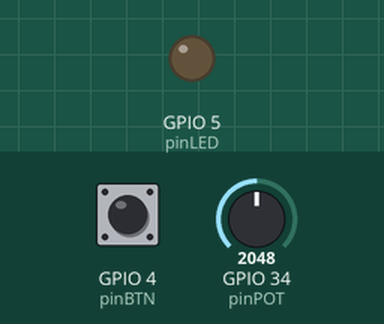
Recording of a sketch running on a simulated ESP32. Shown: output pins drawn as LEDs (lit = HIGH). Dashed ring = blinking. Inputs (shaded band) come from the test bench; at power-on: GPIO 4 (pinBTN) HIGH, GPIO 34 (pinPOT) = 2048.

Above: at 1.2 s.
1.3 s: GPIO 4 (pinBTN) pulled LOW for 0.15 s
At 2.2 s:
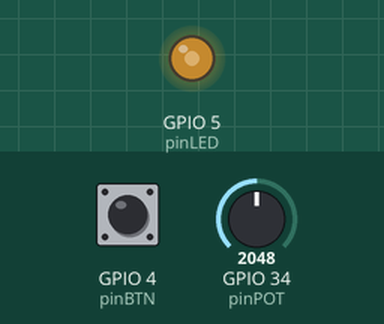
2.9 s: GPIO 34 (pinPOT) set to 2866
At 3.3 s:
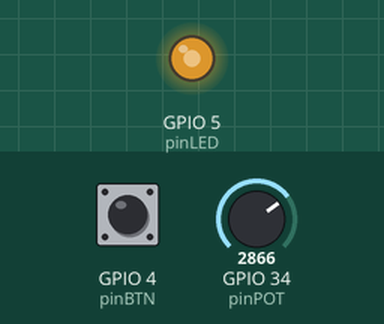
4.4 s: GPIO 34 (pinPOT) set to 3603
At 5.6 s:
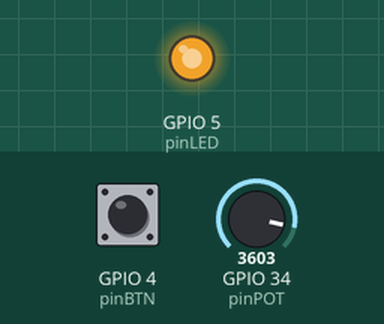
5.9 s: GPIO 34 (pinPOT) set to 491
At 6.8 s:
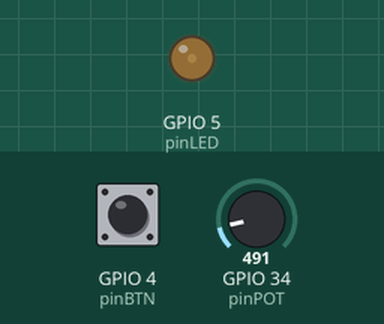
7.4 s: GPIO 34 (pinPOT) set to 2047
At 8.0 s:
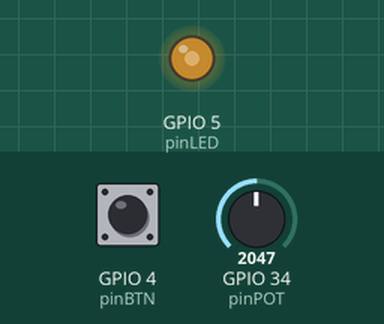
8.9 s: GPIO 4 (pinBTN) pulled LOW for 1 s
At 9.8 s:
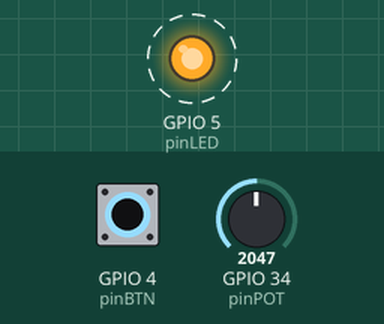
Timing chart, 0 to 13.9 s (numbered marks = the images above; inputs shaded):
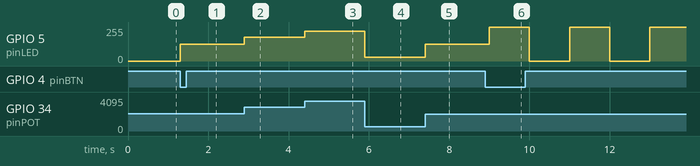

Measured:
- after the input at 1.3 s, GPIO 5 (pinLED): 0/255 → 127/255 at once
- after the input at 2.9 s, GPIO 5 (pinLED): 127/255 → 177/255 at once
- after the input at 4.4 s, GPIO 5 (pinLED): 177/255 → 223/255 at once
- after the input at 5.9 s, GPIO 5 (pinLED): 223/255 → 30/255 at once
- after the input at 7.4 s, GPIO 5 (pinLED): 30/255 → 127/255 at once
- after the input at 8.9 s, GPIO 5 (pinLED): alternates 255/255 for 1.0 s and 0/255 for 1.0 s, starting after 0.10 s

The sketch:

C_digo.ino
```cpp
// Pines
const int pinLED = 5;
const int pinBTN = 4;
const int pinPOT = 34;

// Máquina de estados
volatile int estado = 0;

// Timer (NUEVA API)
hw_timer_t *timer = NULL;
portMUX_TYPE timerMux = portMUX_INITIALIZER_UNLOCKED;

// Variables ISR
volatile bool ledState = false;
volatile int contadorParpadeos = 0;
volatile bool ejecutarParpadeo = false;

// Botón
int lastBtnState = HIGH;
int btnState;

// ================= ISR =================
void IRAM_ATTR onTimer() {
  portENTER_CRITICAL_ISR(&timerMux);

  if (estado == 2) {
    ledState = !ledState;
    ejecutarParpadeo = true;
    contadorParpadeos++;

    if (contadorParpadeos >= 10) { // 5 parpadeos
      estado = 0;
      contadorParpadeos = 0;
      ledState = false;
    }
  }

  portEXIT_CRITICAL_ISR(&timerMux);
}

// ================= SETUP =================
void setup() {
  pinMode(pinBTN, INPUT_PULLUP);

  // PWM (LEDC)
  ledcAttach(pinLED, 5000, 8); // NUEVO (reemplaza ledcSetup + ledcAttachPin)

  // Timer (NUEVA API)
  timer = timerBegin(1000000); // 1 MHz
  timerAttachInterrupt(timer, &onTimer);
  timerAlarm(timer, 1000000, true, 0); // 1 segundo
}

// ================= LOOP =================
void loop() {

  // -------- BOTÓN --------
  btnState = digitalRead(pinBTN);

  if (btnState == LOW && lastBtnState == HIGH) {
    estado++;
    if (estado > 2) estado = 0;
  }

  lastBtnState = btnState;

  // -------- ESTADOS --------
  switch (estado) {

    case 0: // Standby
      ledcWrite(pinLED, 0);
      break;

    case 1: { // Potenciómetro
      int lectura = analogRead(pinPOT);
      int pwm = map(lectura, 0, 4095, 0, 255);
      ledcWrite(pinLED, pwm);
      break;
    }

    case 2: // Parpadeo
      if (ejecutarParpadeo) {
        ejecutarParpadeo = false;

        if (ledState) {
          ledcWrite(pinLED, 255);
        } else {
          ledcWrite(pinLED, 0);
        }
      }
      break;
  }
}
```
